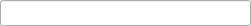
<?xml version="1.0" encoding="UTF-8"?>
<ui version="4.0">
 <class>Function</class>
 <widget class="QWidget" name="Function">
  <property name="geometry">
   <rect>
    <x>0</x>
    <y>0</y>
    <width>251</width>
    <height>26</height>
   </rect>
  </property>
  <property name="windowTitle">
   <string>Form</string>
  </property>
  <widget class="QLineEdit" name="functions">
   <property name="geometry">
    <rect>
     <x>0</x>
     <y>0</y>
     <width>251</width>
     <height>26</height>
    </rect>
   </property>
   <property name="font">
    <font>
     <pointsize>12</pointsize>
    </font>
   </property>
  </widget>
 </widget>
 <resources/>
 <connections/>
</ui>
